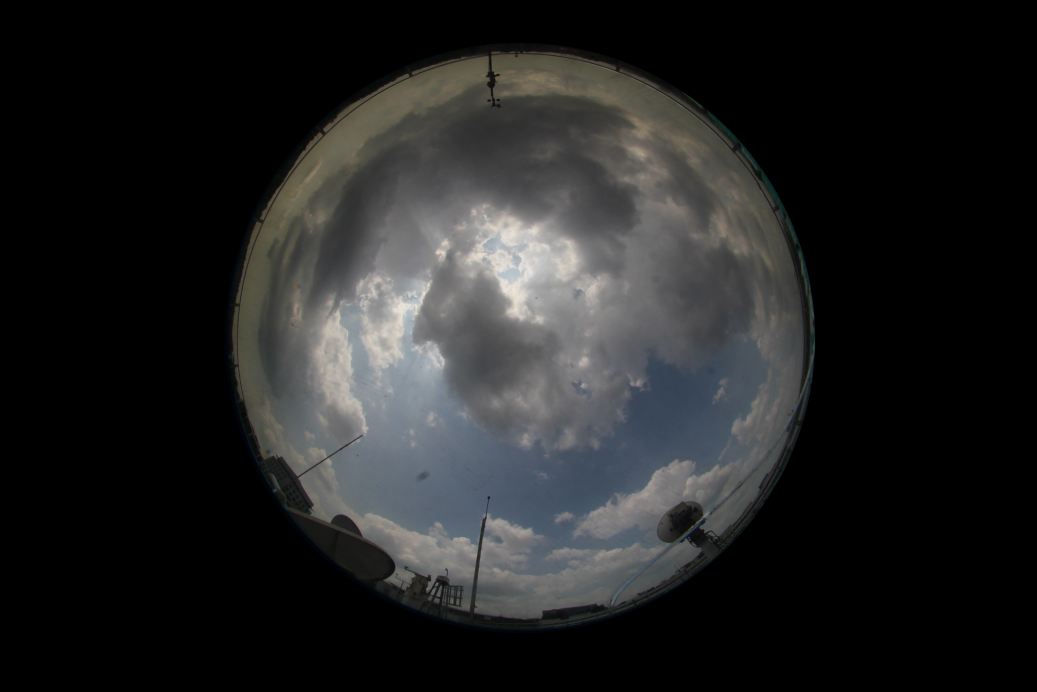
#> input picture sample.jpg, 5184 x 3456 px (shown at 1/5 size)
$ python -i makebinary.py   (imports and definitions only)
#> lines starting #> are read from the running program, lines starting #| are printed output that depends on the picture; after the words box and inside, x2 and y2 are one past the last pixel; in counts of white or black regions, pixels touching at a corner belong together
# Cloud coverage computation for on-board computation
import os
import cv2
import numpy as np
from datetime import datetime

def preprocess(image):
    """ Preprocess 'image' to help separate cloud and sky. """
    B, G, R = cv2.split(image) # extract the colour channels

    # construct a ratio between the blue and red channel sum and difference
    BR_sum  = B + R
    BR_diff = B - R
    # handle X/0 and 0/0 errors, and remove NaNs (not a number)
    with np.errstate(divide='ignore', invalid='ignore'):
        BR_ratio = BR_diff / BR_sum
        BR_ratio = np.nan_to_num(BR_ratio)

    # normalize to 0-255 range and convert to 8-bit unsigned integers
    return cv2.normalize(BR_ratio, None, 0, 255, cv2.NORM_MINMAX) \
              .astype(np.uint8)

def makebinary(imagepath, radiusMask = None):
#> called with imagepath = 'sample.jpg'
    startTime = datetime.now()

    # read in the image and shrink for faster processing
    image   = cv2.imread(imagepath)
#> image is the input picture: shape (3456, 5184, 3); mean B, G, R 35.6, 35.5, 34.9
    scale   = 0.2
    smaller = cv2.resize(image, (0,0), fx=scale, fy=scale)
    center  = [dim / 2 for dim in smaller.shape[:2]]
#> center = [345.5, 518.5]

    preprocessed = preprocess(smaller.astype(float))
#> in preprocess, `B, G, R = cv2.split(image)`:
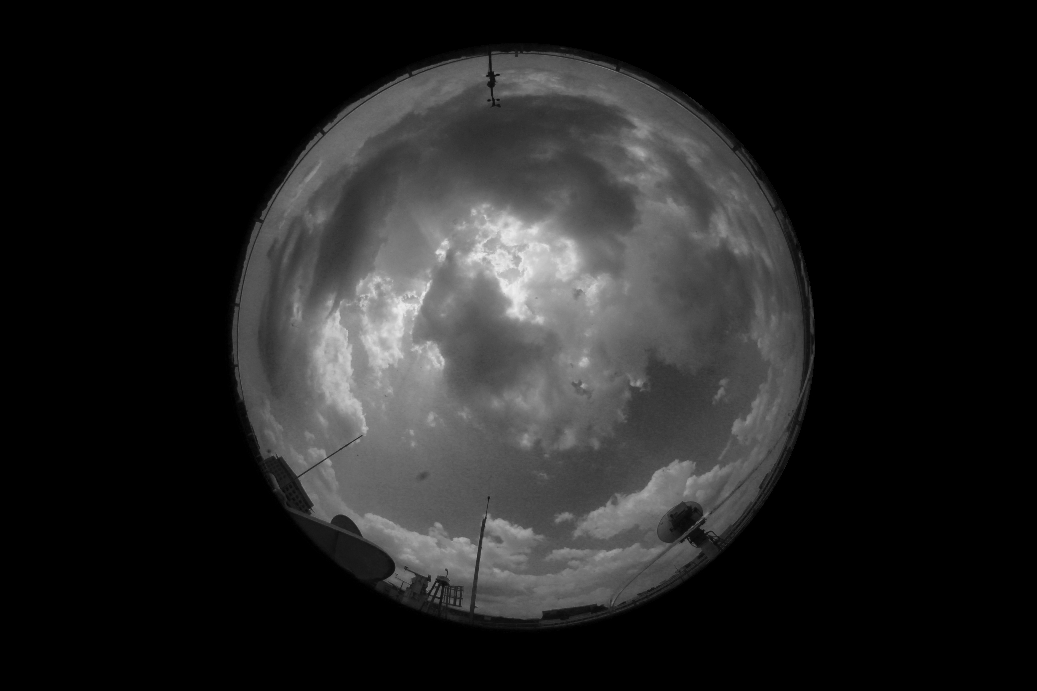
#> R: shape (691, 1037) float64; min 0, max 239, mean 34.9
#> in preprocess, `BR_sum  = B + R`:
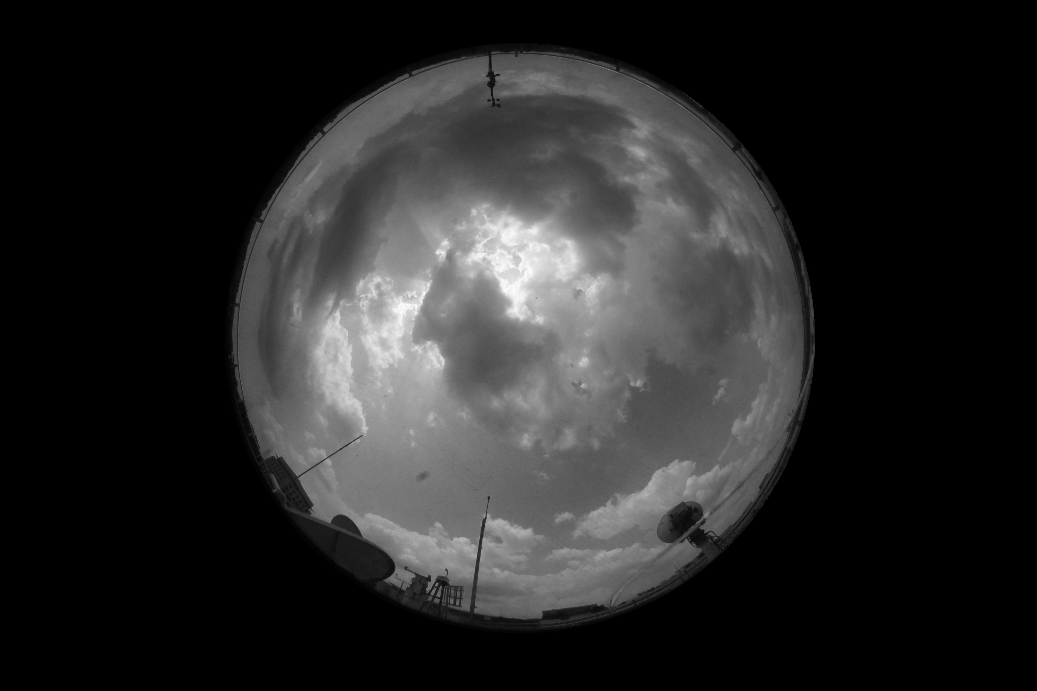
#> BR_sum: shape (691, 1037) float64; min 0, max 458, mean 70.5; drawn with min black and max white
#> in preprocess, `BR_diff = B - R`:
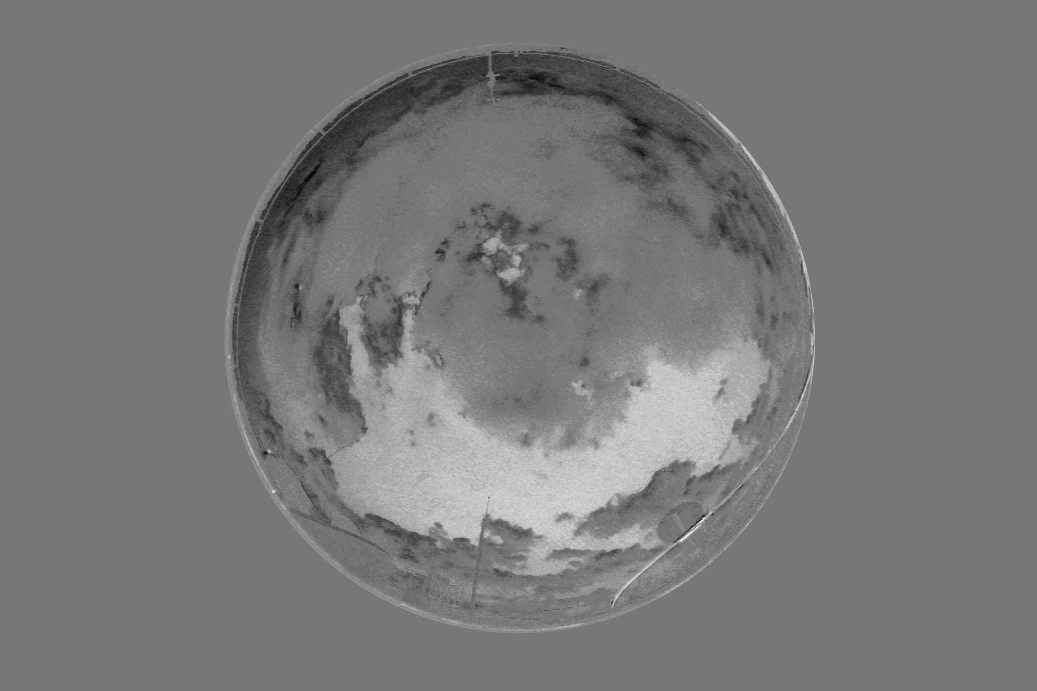
#> BR_diff: shape (691, 1037) float64; min -45, max 51, mean 0.7; drawn with min black and max white
#> in preprocess, `BR_ratio = BR_diff / BR_sum`:
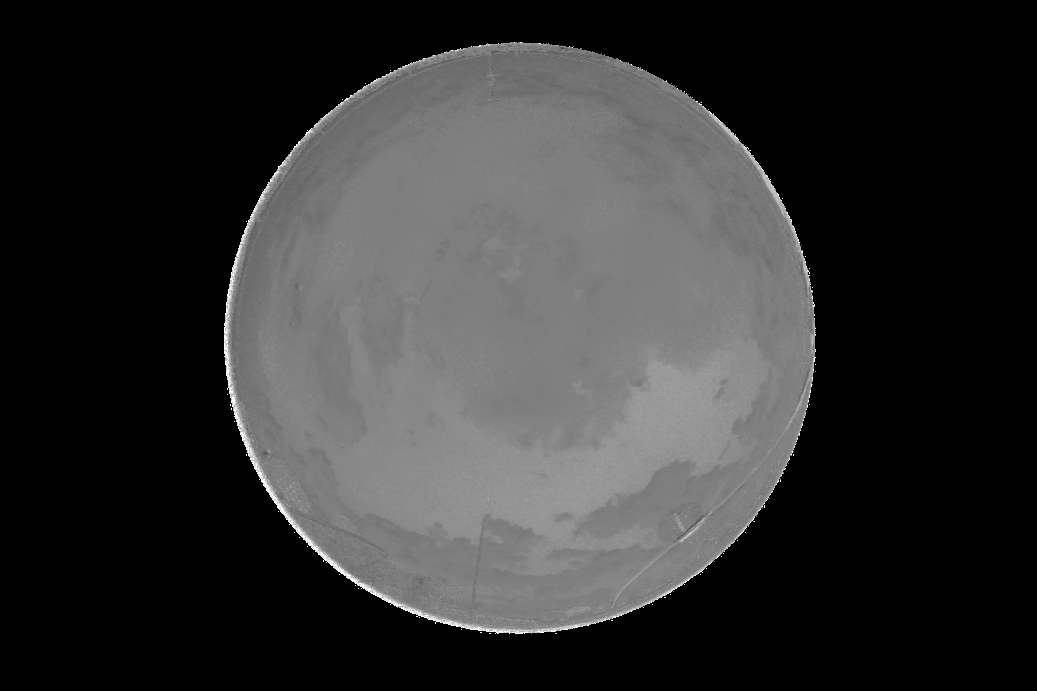
#> BR_ratio: shape (691, 1037) float64; 61.64% of the values are NaN or infinite; the others: min -1, max 1, mean 0.0207; drawn with min black, max white, NaN and infinite black
#> in preprocess, `BR_ratio = np.nan_to_num(BR_ratio)`:
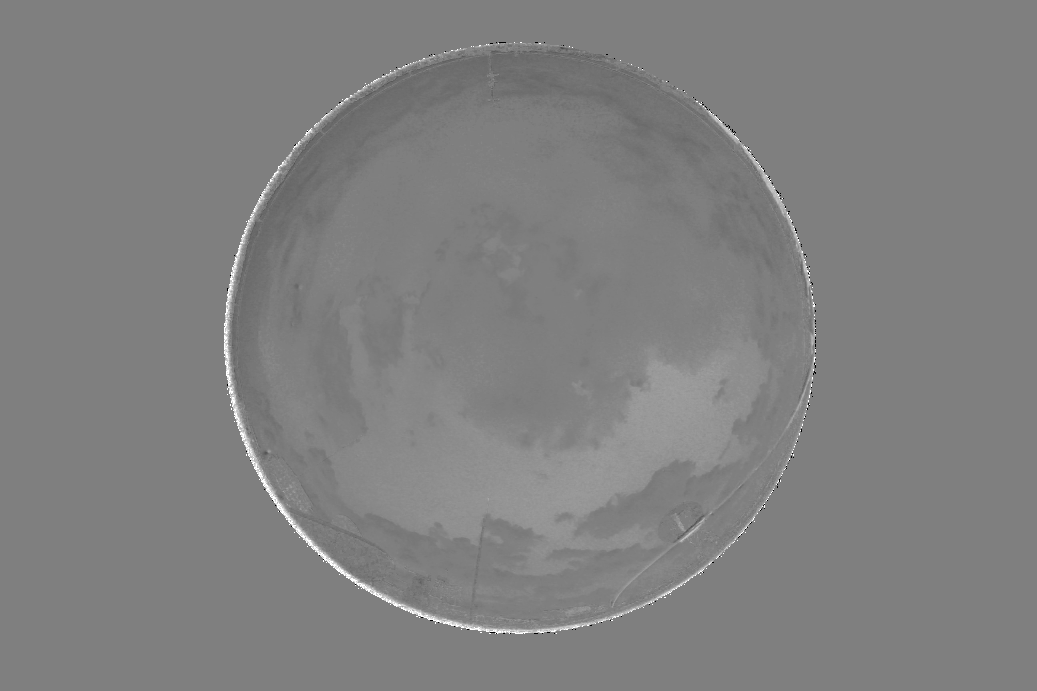
#> BR_ratio: shape (691, 1037) float64; min -1, max 1, mean 0.00796; drawn with min black and max white

    if radiusMask:
        # apply a circular mask to get only the pixels of interest
        from cmask import cmask
        mask = cmask(index, scale * radiusMask, resized).astype(bool)
    else:
        mask = np.ones(preprocessed.shape).astype(bool)

    masked = preprocessed[mask]

    # use Otsu's method to separate clouds and sky
    threshold, result = cv2.threshold(masked, 0, 255,
                                      cv2.THRESH_BINARY+cv2.THRESH_OTSU)
#> threshold = 169

    # invert the result so clouds are white (255) and sky is black (0)
    inverted = cv2.bitwise_not(result)

    # determine the cloud coverage
    cloud_pixels   = np.count_nonzero(inverted == 255)
#> cloud_pixels = 711565
    total_pixels   = result.size
#> total_pixels = 716567
    cloud_coverage = cloud_pixels / total_pixels
#> cloud_coverage = 0.993

    # create a mask of where the clouds are
    cloud_image_mask = np.zeros(mask.shape, dtype=np.uint8)
    cloud_image_mask[mask] = inverted.flatten()
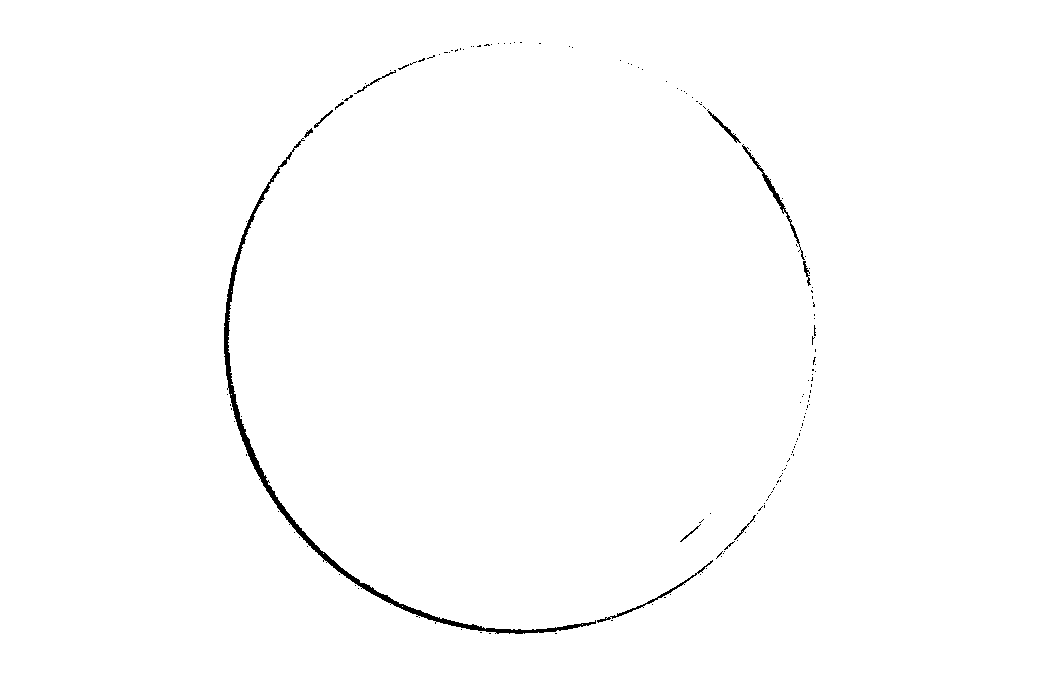
#> cloud_image_mask: shape (691, 1037); 99.3% white; 152 black regions (140 under 20 px), largest, box (x1, y1, x2, y2) and area: (224, 138, 596, 634) 3423, (742, 144, 805, 260) 400, (597, 560, 713, 623) 297

    print('Coverage is {:.3f}%'.format(cloud_coverage*100))
#| Coverage is 99.302%
    print(datetime.now() - startTime)

    last_dot  = imagepath.rindex('.')
    save_path = imagepath[:last_dot] + '-mask' + imagepath[last_dot:]
    cv2.imwrite(save_path, cloud_image_mask)

    return(cloud_coverage)

>>> result = makebinary('sample.jpg')
#> result = 0.993
